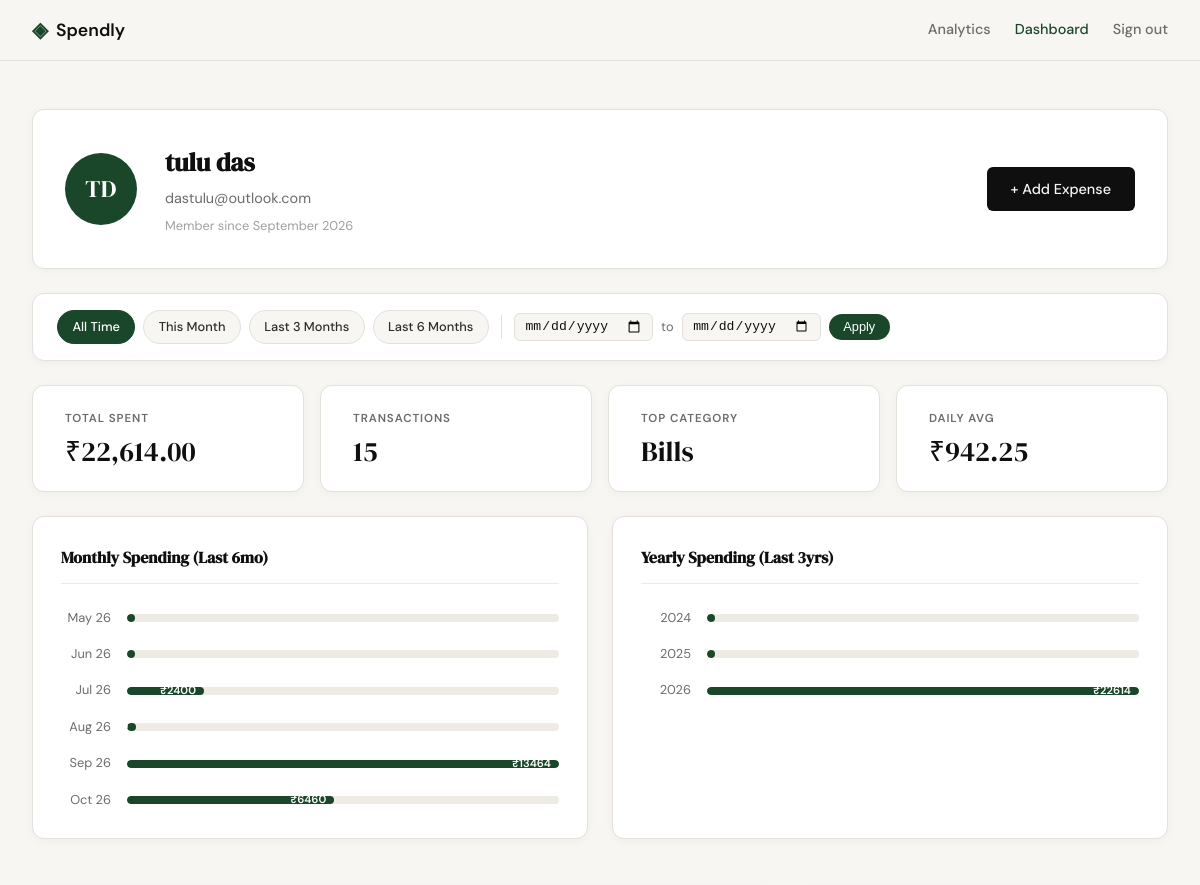
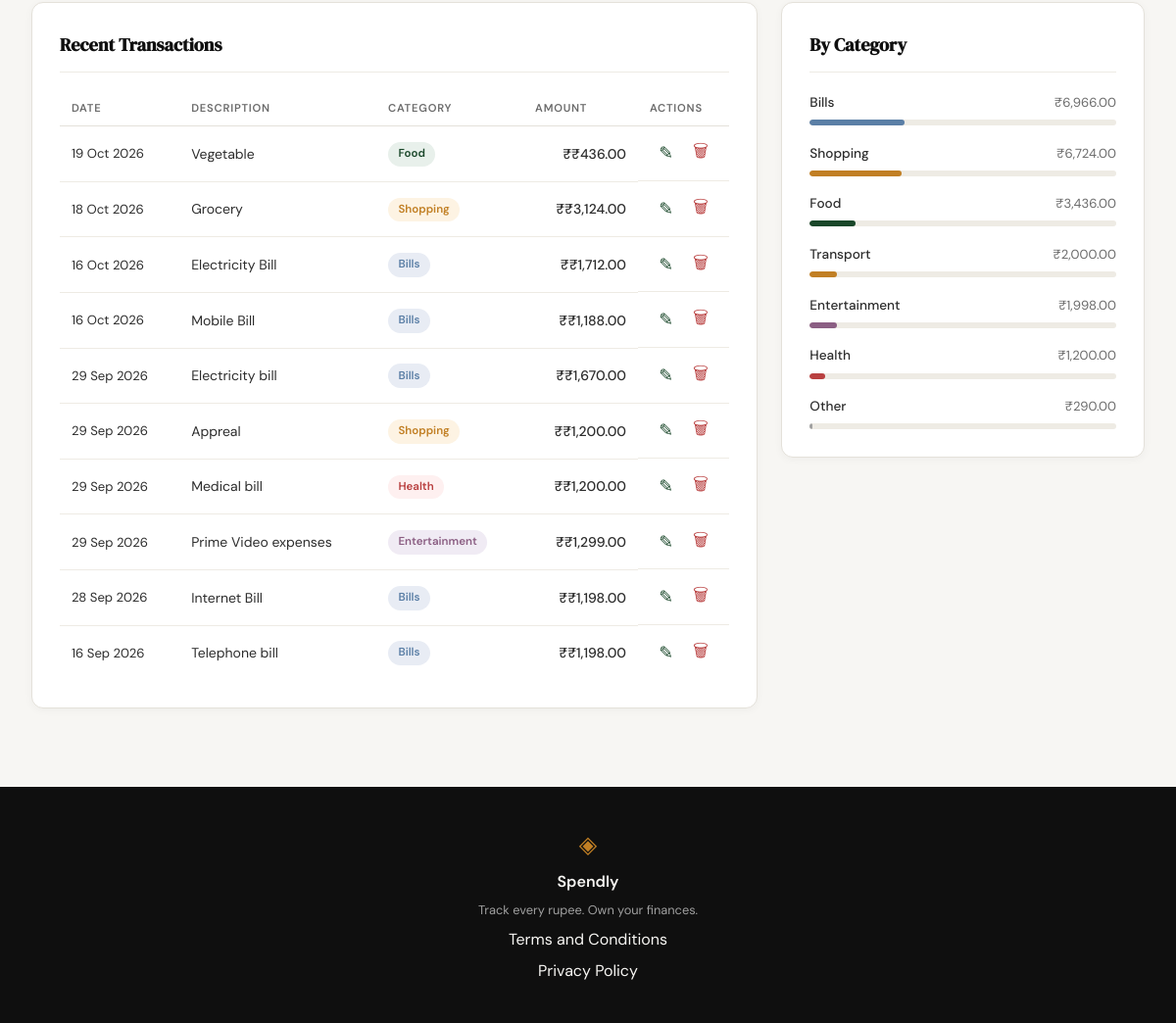
Screenshot of /profile (signed in) with the database file from the repository (2 pictures, top to bottom).
### tables this page shows
CREATE TABLE users (
            id            INTEGER PRIMARY KEY AUTOINCREMENT,
            name          TEXT    NOT NULL,
            email         TEXT    UNIQUE NOT NULL,
            password_hash TEXT    NOT NULL,
            created_at    TEXT    DEFAULT (datetime('now'))
        );

CREATE TABLE expenses (
            id          INTEGER PRIMARY KEY AUTOINCREMENT,
            user_id     INTEGER NOT NULL REFERENCES users(id),
            amount      REAL    NOT NULL,
            category    TEXT    NOT NULL,
            date        TEXT    NOT NULL,
            description TEXT,
            created_at  TEXT    DEFAULT (datetime('now'))
        );

### app.py (the view)
@app.route("/profile")
def profile():
    if not session.get("user_id"):
        return redirect(url_for("login"))
    uid = session["user_id"]
    today = date.today()
    date_from = _parse_date(request.args.get("date_from"))
    date_to = _parse_date(request.args.get("date_to"))
    if date_from and date_to and date_from > date_to:
        flash("Start date must be before end date.", "error")
        date_from = date_to = None
    today_str = today.isoformat()
    this_month_from = today.replace(day=1).isoformat()
    this_month_to = today.replace(
        day=calendar.monthrange(today.year, today.month)[1]
    ).isoformat()
    presets = {
        "this_month": {"date_from": this_month_from, "date_to": this_month_to},
        "last_3": {"date_from": _months_ago(today, 3), "date_to": today_str},
        "last_6": {"date_from": _months_ago(today, 6), "date_to": today_str},
    }
    user_data = get_user_by_id(uid)
    reg_date = datetime.strptime(user_data["created_at"], "%Y-%m-%d %H:%M:%S").date()
    days_since_reg = (today - reg_date).days
    lifetime_stats = get_summary_stats(uid)
    avg_daily_spend = lifetime_stats["total_raw"] / max(1, days_since_reg)
    monthly_raw = get_growth_data(uid, "month")
    monthly_growth = []
    for i in range(5, -1, -1):
        d = _months_ago(today, i)
        period = d[:7] # YYYY-MM
        val = monthly_raw.get(period, 0.0)
        label = datetime.strptime(period, "%Y-%m").strftime("%b %y")
        monthly_growth.append({"label": label, "amount": val})
    yearly_raw = get_growth_data(uid, "year")
    yearly_growth = []
    for i in range(2, -1, -1):
        y = today.year - i
        period = str(y)
        val = yearly_raw.get(period, 0.0)
        yearly_growth.append({"label": period, "amount": val})
    return render_template(
        "profile.html",
        user=user_data,
        stats=get_summary_stats(uid, date_from=date_from, date_to=date_to),
        expenses=get_recent_transactions(uid, date_from=date_from, date_to=date_to),
        categories=get_category_breakdown(uid, date_from=date_from, date_to=date_to),
        date_from=date_from,
        date_to=date_to,
        presets=presets,
        avg_daily_spend=avg_daily_spend,
        monthly_growth=monthly_growth,
        yearly_growth=yearly_growth,
    )

### app.py (called while the page is built)
def _parse_date(val):
    try:
        datetime.strptime(val, "%Y-%m-%d")
        return val
    except (ValueError, TypeError):
        return None

def _months_ago(today, n):
    m, y = today.month - n, today.year
    while m <= 0:
        m += 12
        y -= 1
    return date(y, m, 1).isoformat()

### database/db.py (called while the page is built)
def get_db():
    conn = sqlite3.connect(DB_PATH)
    conn.row_factory = sqlite3.Row
    conn.execute("PRAGMA foreign_keys = ON")
    return conn

### database/queries.py (called while the page is built)
def _build_date_filter(date_from, date_to):
    if date_from and date_to:
        return "AND date BETWEEN ? AND ?", [date_from, date_to]
    return "", []

def get_user_by_id(user_id):
    conn = get_db()
    row = conn.execute(
        "SELECT id, name, email, created_at FROM users WHERE id = ?",
        (user_id,),
    ).fetchone()
    conn.close()
    if row is None:
        return None
    name = row["name"]
    initials = "".join(w[0].upper() for w in name.split() if w)
    member_since = datetime.strptime(row["created_at"], "%Y-%m-%d %H:%M:%S").strftime(
        "%B %Y"
    )
    return {
        "id": row["id"],
        "name": name,
        "email": row["email"],
        "initials": initials,
        "member_since": member_since,
        "created_at": row["created_at"],
    }

def get_recent_transactions(user_id, limit=10, date_from=None, date_to=None):
    date_clause, date_params = _build_date_filter(date_from, date_to)
    params = [user_id] + date_params + [limit]
    conn = get_db()
    rows = conn.execute(
        "SELECT id, date, description, category, amount "
        "FROM expenses "
        "WHERE user_id = ? " + date_clause + " ORDER BY date DESC, id DESC "
        "LIMIT ?",
        params,
    ).fetchall()
    conn.close()
    return [
        {
            "id": row["id"],
            "date": datetime.strptime(row["date"], "%Y-%m-%d").strftime("%d %b %Y"),
            "description": row["description"],
            "category": row["category"],
            "amount": f"₹{row['amount']:,.2f}",
        }
        for row in rows
    ]

def get_growth_data(user_id, interval="month"):
    fmt = "%Y-%m" if interval == "month" else "%Y"
    conn = get_db()
    rows = conn.execute(
        f"SELECT strftime('{fmt}', date) as period, SUM(amount) as total "
        "FROM expenses WHERE user_id = ? GROUP BY period ORDER BY period ASC",
        (user_id,),
    ).fetchall()
    conn.close()
    return {row["period"]: row["total"] for row in rows}

### templates/profile.html (shortened to what this page needs)
{% extends "base.html" %}
{% block head %}
<link rel="stylesheet" href="{{ url_for('static', filename='css/profile.css') }}">
{% endblock %}
{% block content %}
<div class="profile-page">
    <div class="profile-inner">
        <div class="profile-header-card">
            <div class="profile-avatar">{{ user.initials }}</div>
            <div class="profile-info">
                <h1 class="profile-name">{{ user.name }}</h1>
                <p class="profile-email">{{ user.email }}</p>
                <p class="profile-since">Member since {{ user.member_since }}</p>
            </div>
            <a href="{{ url_for('add_expense') }}" class="btn-primary profile-add-btn">+ Add Expense</a>
        </div>
        <div class="filter-bar">
            <div class="filter-presets">
                <a href="{{ url_for('profile') }}"
                   class="filter-preset-btn{% if not date_from and not date_to %} filter-preset-btn--active{% endif %}">
                    All Time
                </a>
                <a href="{{ url_for('profile', date_from=presets.this_month.date_from, date_to=presets.this_month.date_to) }}"
                   class="filter-preset-btn{% if date_from == presets.this_month.date_from and date_to == presets.this_month.date_to %} filter-preset-btn--active{% endif %}">
                    This Month
                </a>
                <a href="{{ url_for('profile', date_from=presets.last_3.date_from, date_to=presets.last_3.date_to) }}"
                   class="filter-preset-btn{% if date_from == presets.last_3.date_from and date_to == presets.last_3.date_to %} filter-preset-btn--active{% endif %}">
                    Last 3 Months
                </a>
                <a href="{{ url_for('profile', date_from=presets.last_6.date_from, date_to=presets.last_6.date_to) }}"
                   class="filter-preset-btn{% if date_from == presets.last_6.date_from and date_to == presets.last_6.date_to %} filter-preset-btn--active{% endif %}">
                    Last 6 Months
                </a>
            </div>
            <form class="filter-form" method="GET" action="{{ url_for('profile') }}">
                <input type="date" name="date_from" class="filter-date-input"
                       value="{{ date_from or '' }}">
                <span class="filter-to-label">to</span>
                <input type="date" name="date_to" class="filter-date-input"
                       value="{{ date_to or '' }}">
                <button type="submit" class="filter-apply-btn">Apply</button>
            </form>
        </div>
        <div class="profile-stats">
            <div class="stat-card">
                <span class="stat-label">Total Spent</span>
                <span class="stat-value">₹{{ stats.total }}</span>
            </div>
            <div class="stat-card">
                <span class="stat-label">Transactions</span>
                <span class="stat-value">{{ stats.count }}</span>
            </div>
            <div class="stat-card">
                <span class="stat-label">Top Category</span>
                <span class="stat-value">{{ stats.top_category }}</span>
            </div>
            <div class="stat-card">
                <span class="stat-label">Daily Avg</span>
                <span class="stat-value">₹{{ "%.2f"|format(avg_daily_spend) }}</span>
            </div>
        </div>
        <div class="growth-analytics">
            <div class="growth-grid">
                <div class="growth-card">
                    <h3 class="growth-chart-title">Monthly Spending (Last 6mo)</h3>
                    <div class="growth-chart">
                        {% set max_monthly = monthly_growth | map(attribute='amount') | max if monthly_growth else 1 %}
                        {% for item in monthly_growth %}
                        <div class="growth-bar-container">
                            <span class="growth-bar-label">{{ item.label }}</span>
                            <div class="growth-bar-track">
                                <div class="growth-bar-fill"
                                     style="width: {{ (item.amount / max_monthly * 100) if max_monthly > 0 else 0 }}%">
                                    <span class="growth-bar-value">₹{{ "%.0f"|format(item.amount) }}</span>
                                </div>
                            </div>
                        </div>
                        {% endfor %}
                    </div>
                </div>
                <div class="growth-card">
                    <h3 class="growth-chart-title">Yearly Spending (Last 3yrs)</h3>
                    <div class="growth-chart">
                        {% set max_yearly = yearly_growth | map(attribute='amount') | max if yearly_growth else 1 %}
                        {% for item in yearly_growth %}
                        <div class="growth-bar-container">
                            <span class="growth-bar-label">{{ item.label }}</span>
                            <div class="growth-bar-track">
                                <div class="growth-bar-fill"
                                     style="width: {{ (item.amount / max_yearly * 100) if max_yearly > 0 else 0 }}%">
                                    <span class="growth-bar-value">₹{{ "%.0f"|format(item.amount) }}</span>
                                </div>
                            </div>
                        </div>
                        {% endfor %}
                    </div>
                </div>
            </div>
        </div>
        <div class="profile-grid">
            <div class="profile-section">
                <div class="section-title-row">
                    <h2 class="section-title">Recent Transactions</h2>
                </div>
                <div class="tx-table-wrapper">
                    <table class="tx-table">
                        <thead>
                            <tr>
                                <th>Date</th>
                                <th>Description</th>
                                <th>Category</th>
                                <th class="tx-amount-col">Amount</th>
                                <th>Actions</th>
                            </tr>
                        </thead>
                        <tbody>
                            {% for tx in expenses %}
                            <tr>
                                <td class="tx-date">{{ tx.date }}</td>
                                <td class="tx-desc">{{ tx.description }}</td>
                                <td>
                                    <span class="cat-badge cat-badge--{{ tx.category | lower }}">
                                        {{ tx.category }}
                                    </span>
                                </td>
                                <td class="tx-amount">₹{{ tx.amount }}</td>
                                <td class="tx-actions">
                                    <a href="{{ url_for('edit_expense', id=tx.id) }}" class="tx-edit-link" title="Edit">✎</a>
                                    <form method="POST" action="{{ url_for('delete_expense', id=tx.id) }}"
                                          style="display:inline"
                                          onsubmit="return confirm('Delete this expense?')">
                                        <button type="submit" class="btn-delete" title="Delete">🗑</button>
                                    </form>
                                </td>
                            </tr>
                            {% endfor %}
                        </tbody>
                    </table>
                </div>
            </div>
            <div class="profile-section">
                <h2 class="section-title">By Category</h2>
                <div class="category-list">
                    {% for cat in categories %}
                    <div class="cat-row">
                        <div class="cat-row-header">
                            <span class="cat-row-name">{{ cat.name }}</span>
                            <span class="cat-row-amount">₹{{ cat.amount }}</span>
                        </div>
                        <div class="cat-bar-track">
                            <div class="cat-bar cat-bar--{{ cat.name | lower }}"
                                 style="width: {{ cat.percent }}%"></div>
                        </div>
                    </div>
                    {% endfor %}
                </div>
            </div>
        </div>
    </div>
</div>
{% endblock %}

### static/css/style.css (style rules this page uses)
:root { --ink: #0f0f0f; --ink-soft: #2d2d2d; --ink-muted: #6b6b6b; --ink-faint: #a0a0a0; --paper: #f7f6f3; --paper-warm: #f0ede6; --paper-card: #ffffff; --accent: #1a472a; --accent-light: #e8f0eb; --accent-2: #c17f24; --accent-2-light: #fdf3e3; --danger: #c0392b; --danger-light: #fdecea; --border: #e4e1da; --border-soft: #eeebe4; --font-display: 'DM Serif Display', Georgia, serif; --font-body: 'DM Sans', system-ui, sans-serif; --max-width: 1200px; --auth-width: 440px; --radius-sm: 6px; --radius-md: 12px; --radius-lg: 20px; }
*, *::before, *::after { box-sizing: border-box; margin: 0; padding: 0; }
html { font-size: 16px; scroll-behavior: smooth; }
body { background: var(--paper); color: var(--ink); font-family: var(--font-body); font-size: 1rem; line-height: 1.6; -webkit-font-smoothing: antialiased; }
a { color: inherit; text-decoration: none; }
.btn-primary { display: inline-block; background: var(--ink); color: var(--paper); padding: 0.65rem 1.5rem; border-radius: var(--radius-sm); font-family: var(--font-body); font-size: 0.9rem; font-weight: 500; cursor: pointer; border: none; transition: background 0.2s; text-decoration: none; }
.btn-delete { display: inline-block; background: transparent; color: var(--danger); border: 1px solid var(--danger); padding: 0.35rem 0.75rem; border-radius: var(--radius-sm); font-family: var(--font-body); font-size: 0.85rem; font-weight: 500; cursor: pointer; margin-left: 0.5rem; transition: background 0.2s; }

### rows the page displays
users: name "tulu das", email "dastulu@outlook.com"
expenses: date "19 Oct 2026", description "Vegetable", category "Food", amount "₹436.00"
expenses: date "18 Oct 2026", description "Grocery", category "Shopping", amount "₹3,124.00"
expenses: date "16 Oct 2026", description "Electricity Bill", category "Bills", amount "₹1,712.00"
expenses: date "16 Oct 2026", description "Mobile Bill", category "Bills", amount "₹1,188.00"
expenses: date "29 Sep 2026", description "Electricity bill", category "Bills", amount "₹1,670.00"
expenses: date "29 Sep 2026", description "Appreal", category "Shopping", amount "₹1,200.00"
expenses: date "29 Sep 2026", description "Medical bill", category "Health", amount "₹1,200.00", name "Health", amount "1,200.00", {{ cat.percent }} 5 (drawn)
expenses: date "29 Sep 2026", description "Prime Video expenses", category "Entertainment", amount "₹1,299.00"
expenses: date "28 Sep 2026", description "Internet Bill", category "Bills", amount "₹1,198.00"
expenses: date "16 Sep 2026", description "Telephone bill", category "Bills", amount "₹1,198.00"
expenses: name "Transport", amount "2,000.00", {{ cat.percent }} 9 (drawn)
expenses: name "Other", amount "290.00", {{ cat.percent }} 1 (drawn)

### other values shown
{{ user.initials }} "TD"
{{ user.member_since }} "September 2026"
{{ stats.total }} "22,614.00"
{{ stats.count }} "15"
{{ stats.top_category }} "Bills"
{{ "%.2f"|format(avg_daily_spend) }} "942.25"
{{ item.label }} "May 26" "Jun 26" "Jul 26" "Aug 26" "Sep 26" "Oct 26"
{{ item.label }} "2024" "2025" "2026"
{{ cat.name }} "Bills" "Shopping" "Food" "Entertainment"
{{ cat.amount }} "6,966.00" "6,724.00" "3,436.00" "1,998.00"
